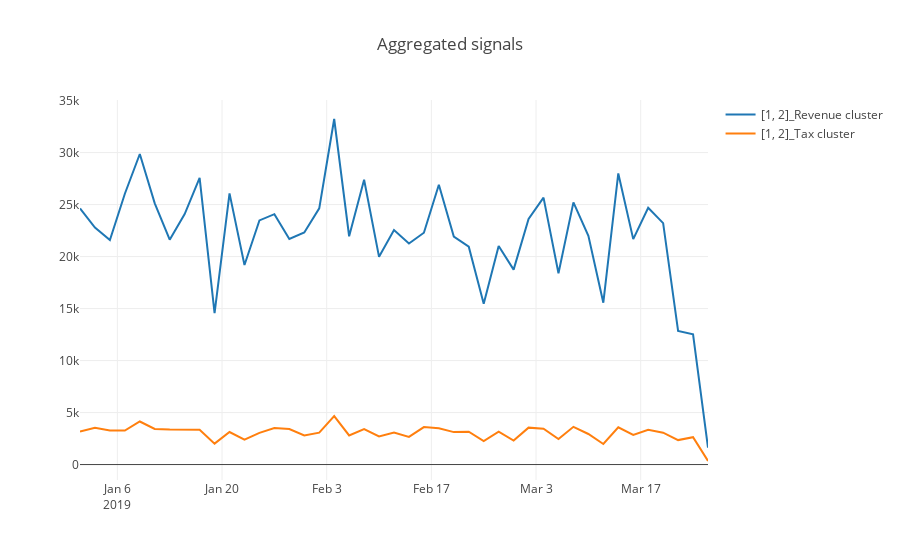

Here is the notebook cell this chart was saved with:
### Markdown cell above
## Tax vs. Revenue based on the Sales predicted-cluster

### Code cell
constructSignals(df_all, query=[{"select": [1, 2], 
                              "_with": {"FA_Name": "Revenue"}}, 
                                {"select": [1, 2], "_with": {"FA_Name": "Tax"}}], on="label", agg_period="2D", vis_type="line")
